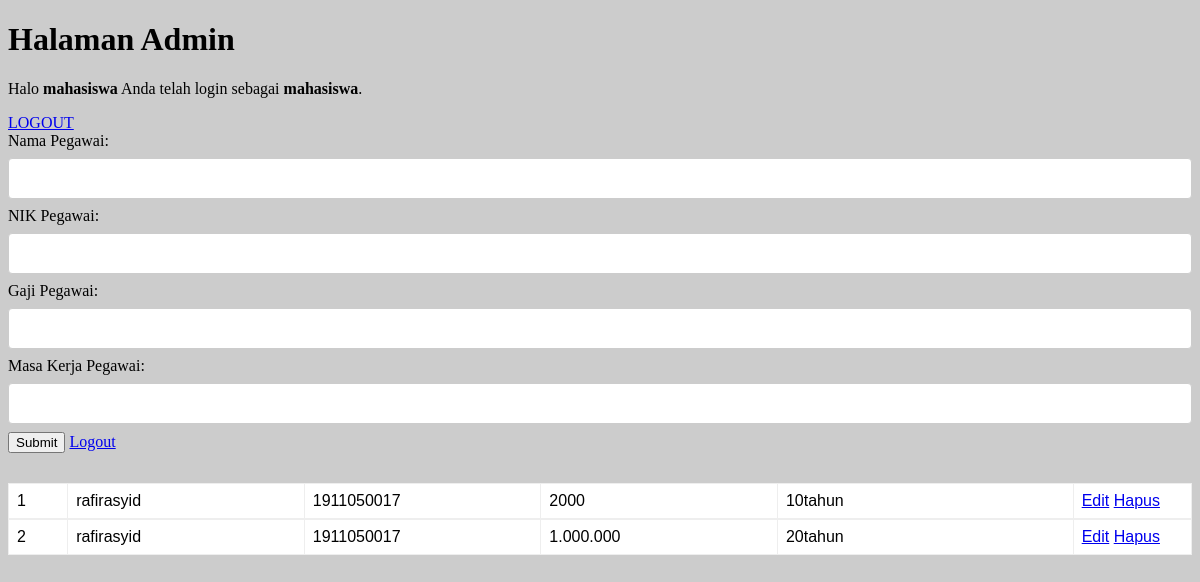
/ (signed in), run on the app's committed database.
### tables this page shows
CREATE TABLE `pegawai` (
  `id` int(20) NOT NULL,
  `nama_pegawai` varchar(100) NOT NULL,
  `nik_pegawai` varchar(100) NOT NULL,
  `gaji_pegawai` varchar(100) NOT NULL,
  `masa_kerja_pegawai` varchar(100) NOT NULL
);

### index.php (the view, shortened to what this page needs)
<!DOCTYPE html>
<html>
<head>
	<link rel="stylesheet" href="style.css">
</head>
<body>
	<h1>Halaman Admin</h1>
	<p>Halo <b><?php echo $_SESSION['username']; ?></b> Anda telah login sebagai <b><?php echo $_SESSION['level']; ?></b>.</p>
	<a href="logout.php">LOGOUT</a>
	<form method="post" action="tambah.php">
		<label>Nama Pegawai:</label><br>
		<input type="text" name="nama_pegawai"><br>
		<label>NIK Pegawai:</label><br>
		<input type="text" name="nik_pegawai"><br>
		<label>Gaji Pegawai:</label><br>
		<input type="text" name="gaji_pegawai"><br>
		<label>Masa Kerja Pegawai:</label><br>
		<input type="text" name="masa_kerja_pegawai"><br>
		<input type="submit">
		<a href="logout.php">Logout</a>
	</form>
	<?php
	include 'koneksi.php';
	$no=1;
	$data = mysqli_query($koneksi,"select * from pegawai");
	while($d = mysqli_fetch_array($data)) {
		?>
		<table>
		<tr>
			<td width="5%"><?php echo $no++ ?></td>
			<td width="20%"><?php echo $d['nama_pegawai']; ?></td>
			<td width="20%"><?php echo $d['nik_pegawai']; ?></td>
			<td width="20%"><?php echo $d['gaji_pegawai']; ?></td>
			<td width="25%"><?php echo $d['masa_kerja_pegawai']; ?></td>
			<td width="20%">
				<a href="edit.php?id=<?php echo $d['id']; ?>">Edit</a>
				<a href="hapus.php?id=<?php echo $d['id']; ?>">Hapus</a>
			</td>
		</tr>
		</table>
	    <?php
	}
	?>
</body>
</html>

### style.css (style rules this page uses)
body { background-image: url("360_F_73735887_Fxhj4RSlEJEqAgStrky8EsWycAFSyAd3.jpg"); background-color: #cccccc; }
input[type=text] { width: 100%; padding: 12px 20px; margin: 8px 0; display: inline-block; border: 1px solid #ccc; border-radius: 4px; box-sizing: border-box; }
table { font-family: arial, sans-serif; border-collapse: collapse; width: 100%; }
td, th { border: 1px solid #eee; text-align: left; padding: 8px; background-color: #fff; }
form { margin-bottom: 30px; }

### data on the page
pegawai: nama_pegawai "rafirasyid", nik_pegawai "1911050017", gaji_pegawai "2000", masa_kerja_pegawai "10tahun"
pegawai: nama_pegawai "rafirasyid", nik_pegawai "1911050017", gaji_pegawai "1.000.000", masa_kerja_pegawai "20tahun"

### other printed values
$_SESSION['username'] "mahasiswa"
$_SESSION['level'] "mahasiswa"
